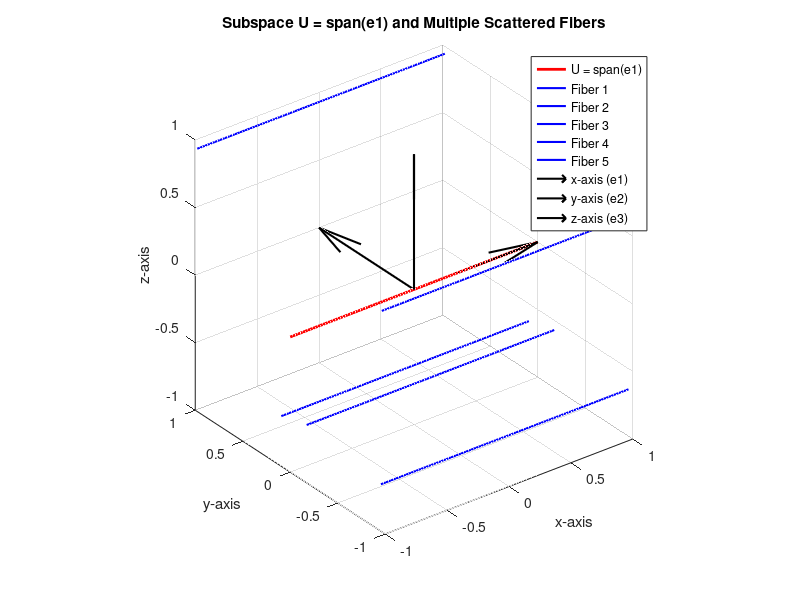

Reproduce this figure in MATLAB.
% Basis vectors
e1 = [1; 0; 0]; % Basis for U
e2 = [0; 1; 0]; % Offset direction (for fibers)
e3 = [0; 0; 1]; % Perpendicular direction (for fiber translations in z)

% Fiber parameters (affine lines parallel to U = span(e1))
t = linspace(-1, 1, 100); % Parameter for line generation

% Number of fibers
num_fibers = 5; 

% Generate random fiber offsets
fiber_offsets_y = 2 * rand(1, num_fibers) - 1;  % Random offsets along y ([-1, 1])
fiber_offsets_z = 2 * rand(1, num_fibers) - 1;  % Random offsets along z ([-1, 1])

% 3D Plot
figure;
hold on;

% Plot the subspace U = span(e1) (highlighted in red)
plot3(t, zeros(size(t)), zeros(size(t)), 'r-', 'LineWidth', 2, 'DisplayName', 'U = span(e1)');

% Plot multiple fibers (blue solid lines)
for i = 1:num_fibers
    % Create random translations for each fiber in y and z directions
    fiber = e1 * t + fiber_offsets_y(i) * e2 + fiber_offsets_z(i) * e3;
    
    % Plot fiber as a blue line
    plot3(fiber(1, :), fiber(2, :), fiber(3, :), 'b-', 'LineWidth', 1.5, 'DisplayName', ['Fiber ' num2str(i)]);
end

% Add arrows for axes
quiver3(0, 0, 0, 1, 0, 0, 0, 'k', 'LineWidth', 1.5, 'DisplayName', 'x-axis (e1)');
quiver3(0, 0, 0, 0, 1, 0, 0, 'k', 'LineWidth', 1.5, 'DisplayName', 'y-axis (e2)');
quiver3(0, 0, 0, 0, 0, 1, 0, 'k', 'LineWidth', 1.5, 'DisplayName', 'z-axis (e3)');

% Add labels and grid
xlabel('x-axis');
ylabel('y-axis');
zlabel('z-axis');
title('Subspace U = span(e1) and Multiple Scattered Fibers');
legend;
axis([-1 1 -1 1 -1 1]); % Keep fibers within plot bounds
axis equal;
grid on;
view(3);
hold off;